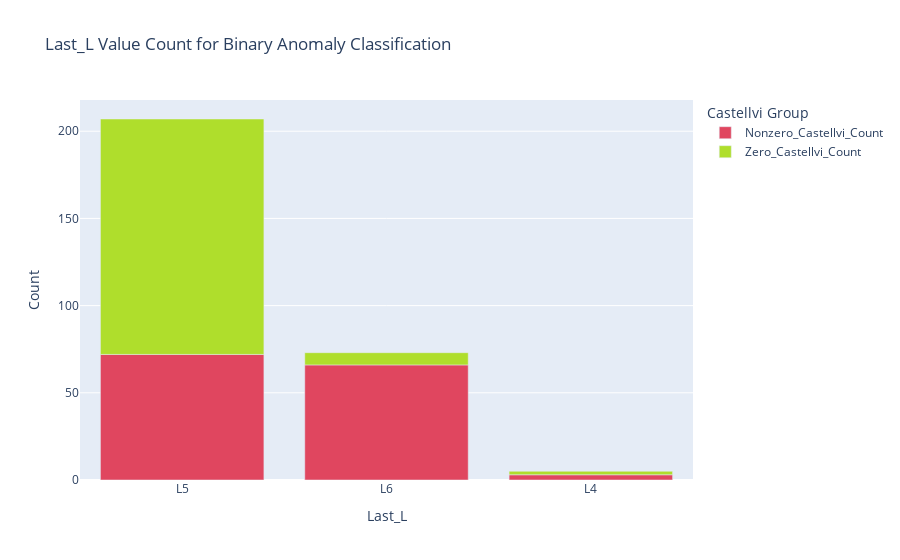

The notebook cell this image was saved under:
### Code cell
import pandas as pd
import plotly.express as px

# Assuming your DataFrame is named `df`
# Filter the rows with Castellvi different than 0
castellvi_nonzero = df[df['Castellvi'] != 0]

# Filter the rows with Castellvi equal to 0
castellvi_zero = df[df['Castellvi'] == 0]

# Calculate the count of Last_L values for each group
castellvi_nonzero_count = castellvi_nonzero['Last_L'].value_counts().reset_index()
castellvi_zero_count = castellvi_zero['Last_L'].value_counts().reset_index()

# Rename columns for better readability
castellvi_nonzero_count.columns = ['Last_L', 'Nonzero_Castellvi_Count']
castellvi_zero_count.columns = ['Last_L', 'Zero_Castellvi_Count']

# Merge the two count DataFrames on the Last_L column
merged_counts = pd.merge(castellvi_nonzero_count, castellvi_zero_count, on='Last_L')

# Create the bar chart
fig = px.bar(merged_counts,
             x='Last_L',
             y=['Nonzero_Castellvi_Count', 'Zero_Castellvi_Count'],
             title='Last_L Value Count for Binary Anomaly Classification',
             color_discrete_sequence=['#e0465f', '#afde2c'],
             labels={'value': 'Count', 'variable': 'Castellvi Group'},
             )

fig.show()

### Figure 1 — Plotly figure (JSON) as saved in the notebook; plotly's stock layout.template omitted (floating-point values rounded to 4 significant figures)
{"data": [{"alignmentgroup": "True", "hovertemplate": "Castellvi Group=Nonzero_Castellvi_Count<br>Last_L=%{x}<br>Count=%{y}<extra></extra>", "legendgroup": "Nonzero_Castellvi_Count", "marker": {"color": "#e0465f", "pattern": {"shape": ""}}, "name": "Nonzero_Castellvi_Count", "offsetgroup": "Nonzero_Castellvi_Count", "orientation": "v", "showlegend": true, "textposition": "auto", "type": "bar", "x": ["L5", "L6", "L4"], "xaxis": "x", "y": [72, 66, 3], "yaxis": "y"}, {"alignmentgroup": "True", "hovertemplate": "Castellvi Group=Zero_Castellvi_Count<br>Last_L=%{x}<br>Count=%{y}<extra></extra>", "legendgroup": "Zero_Castellvi_Count", "marker": {"color": "#afde2c", "pattern": {"shape": ""}}, "name": "Zero_Castellvi_Count", "offsetgroup": "Zero_Castellvi_Count", "orientation": "v", "showlegend": true, "textposition": "auto", "type": "bar", "x": ["L5", "L6", "L4"], "xaxis": "x", "y": [135, 7, 2], "yaxis": "y"}], "layout": {"barmode": "relative", "legend": {"title": {"text": "Castellvi Group"}, "tracegroupgap": 0}, "title": {"text": "Last_L Value Count for Binary Anomaly Classification"}, "xaxis": {"anchor": "y", "domain": [0, 1], "title": {"text": "Last_L"}}, "yaxis": {"anchor": "x", "domain": [0, 1], "title": {"text": "Count"}}}}
